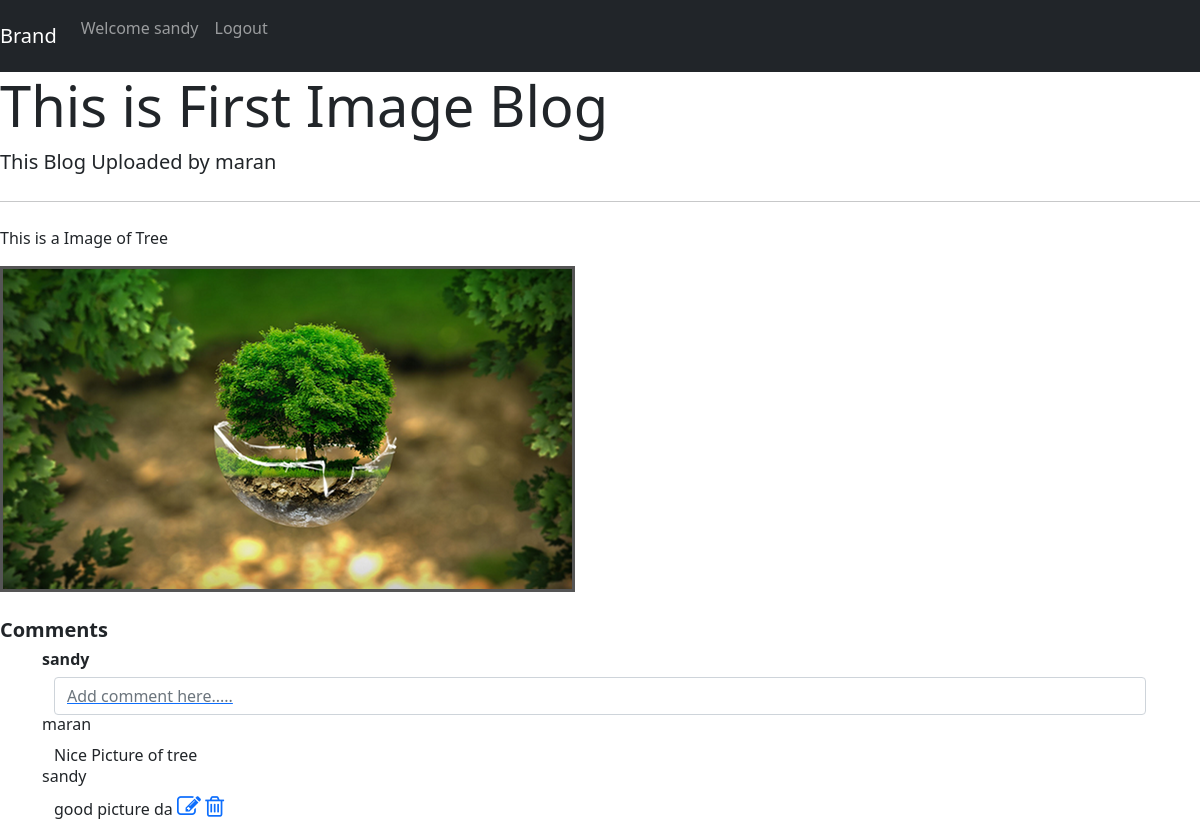
The page /blog/detailblog/2/ (signed in) on the database its author committed.
### blog/models.py (models this page shows, shortened)
class Blog(models.Model):
    user = models.ForeignKey(User, on_delete=models.CASCADE, related_name='blo')
    title = models.CharField(max_length=264)
    post = models.TextField()
    Image = models.ImageField(upload_to='pics',blank = True)
    Video = models.FileField(upload_to ='vids',blank = True)
    audio = models.FileField(upload_to ='auds',blank = True)
    documents = models.FileField(upload_to ='docs',blank = True)

class Comments(models.Model):
    user = models.ForeignKey(User, on_delete=models.CASCADE, related_name='bol')
    blog = models.ForeignKey(Blog, on_delete=models.CASCADE, related_name='bok')
    comment = models.CharField(max_length=1000)

### blog/views.py (the view)
# urls.py: path('detailblog/<slug:pk>/', Detail.as_view(), name='detailblog'),
class Detail(LoginRequiredMixin,DetailView):
    model = Blog
    template_name = 'sim/detail.html'

### blog/templates/sim/detail.html (shortened to what this page needs)
{% extends 'sim/base.html' %}
{% block body_block %}
{% if user.is_authenticated %}
<div class="jumbotron">
  <h1 class="display-4">{{object.title}}</h1>
  <p class="lead">This Blog Uploaded by {{object.user}}</p>
  <hr class="my-4">
  {% if object.Image %}
  <p>{{object.post|slice:"0:55"}}</p>
  <p class="lead">
    <img src="{{ object.Image.url }}" alt="image broken" width=auto height=100%>
  </p>
  {% elif object.audio %}
  <p>{{object.post|slice:"0:55"}}</p>
    <audio controls>
      <source src="{{ object.audio.url }}" type="audio/ogg">
      </audio>
  {% elif object.documents %}
  <p>{{object.post|slice:"0:55"}}</p>
  <p class="lead">
    <a href="{{object.documents.url}}">{{object.documents}}</a>
  </p>
  {% else %}
  <p>{{object.post}}</p>
</div>
{% endif %}
<h5><b>Comments</b></h5>
<div class="container">
  <h6><b>{{user}}</b></h6>
  <div class="container">
    <a href="{% url 'cc' pk=user.id opk=object.id %}"><input type="text" class="form-control"placeholder="Add comment here....."></a>
  </div>
  {% for item in object.bok.all %}
  <h6>{{item.user}}</h6>
  <div class="container">
    {{item.comment}}{% if user == item.user %} <a href="{% url 'ec' pk=item.id %}"><i class="fa fa-edit" style="font-size:24px"></i></a> <a href="{% url 'dc' pk=item.id %}"><i class="fa fa-trash-o" style="font-size:24px"></i></a>{% endif %}
  </div>
  {% endfor %}
</div>
{% endif %}
{% endblock %}

### blog/templates/sim/base.html (shortened to what this page needs)
<!DOCTYPE html>
{% load static %}
<html lang="en" dir="ltr">
  <head>
    <link rel="stylesheet" href="https://cdn.jsdelivr.net/npm/bootstrap@5.1.3/dist/css/bootstrap.min.css">
    <link rel="stylesheet" href="{% static 'cloud.css' %}">
    <link rel="stylesheet" href="https://cdnjs.cloudflare.com/ajax/libs/font-awesome/4.7.0/css/font-awesome.min.css">
  </head>
  <body>
    {% if user.is_authenticated %}
    <nav class="navbar navbar-expand-lg navbar-dark bg-dark">
      <a class="navbar-brand" href="{% url 'homeblog' %}">Brand</a>
      <div class="collapse navbar-collapse" id="navbarSupportedContent">
        <ul class="navbar-nav mr-auto">
          <li class="nav-item">
            <p class="nav-link">Welcome {{user}}</p>
          </li>
          <li class="nav-item">
            <a class="nav-link" href="{% url 'outblog' %}">Logout</a>
          </li>
        </ul>
      </div>
    </nav>
    {% endif %}
    {% block body_block %}
    {% endblock %}
  </body>
</html>

### static/cloud.css (style rules this page uses)
img { border: 3px solid #555; margin-bottom: 10px; }

### rows shown on the page
Blog: title "This is First Image Blog", user "maran", post "This is a Image of Tree", Image (picture)
Comments: user "maran", comment "Nice Picture of tree"
Comments: user "sandy", comment "good picture da"

### other values the page prints
{{ user }} "sandy"
